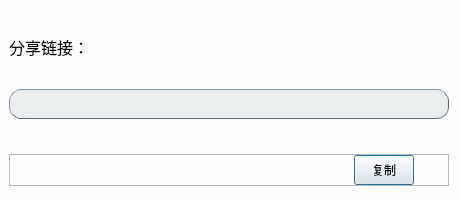
<?xml version="1.0" encoding="UTF-8"?>
<ui version="4.0">
 <class>Dialog</class>
 <widget class="QDialog" name="Dialog">
  <property name="geometry">
   <rect>
    <x>0</x>
    <y>0</y>
    <width>460</width>
    <height>200</height>
   </rect>
  </property>
  <property name="minimumSize">
   <size>
    <width>460</width>
    <height>200</height>
   </size>
  </property>
  <property name="maximumSize">
   <size>
    <width>460</width>
    <height>200</height>
   </size>
  </property>
  <property name="windowTitle">
   <string>分享链接</string>
  </property>
  <property name="styleSheet">
   <string notr="true">#Dialog
{
	background:#FDFEFE;
}</string>
  </property>
  <layout class="QVBoxLayout" name="verticalLayout" stretch="5,5,2,1,1">
   <property name="spacing">
    <number>6</number>
   </property>
   <property name="leftMargin">
    <number>9</number>
   </property>
   <property name="bottomMargin">
    <number>0</number>
   </property>
   <item>
    <widget class="QLabel" name="label">
     <property name="font">
      <font>
       <pointsize>12</pointsize>
      </font>
     </property>
     <property name="text">
      <string>分享链接：</string>
     </property>
    </widget>
   </item>
   <item>
    <widget class="QLineEdit" name="lineEdit">
     <property name="minimumSize">
      <size>
       <width>440</width>
       <height>30</height>
      </size>
     </property>
     <property name="maximumSize">
      <size>
       <width>440</width>
       <height>30</height>
      </size>
     </property>
     <property name="layoutDirection">
      <enum>Qt::RightToLeft</enum>
     </property>
     <property name="styleSheet">
      <string notr="true">#lineEdit
{
	background:#EAEDED;
	border:1px groove #566573;
	border-style: outset;
	border-radius:12px;
	font-size:23px;
}
</string>
     </property>
    </widget>
   </item>
   <item>
    <spacer name="verticalSpacer_2">
     <property name="orientation">
      <enum>Qt::Vertical</enum>
     </property>
     <property name="sizeHint" stdset="0">
      <size>
       <width>20</width>
       <height>40</height>
      </size>
     </property>
    </spacer>
   </item>
   <item>
    <widget class="QFrame" name="frame_3">
     <property name="frameShape">
      <enum>QFrame::StyledPanel</enum>
     </property>
     <property name="frameShadow">
      <enum>QFrame::Raised</enum>
     </property>
     <layout class="QHBoxLayout" name="horizontalLayout_3" stretch="10,0,1">
      <property name="spacing">
       <number>0</number>
      </property>
      <property name="leftMargin">
       <number>0</number>
      </property>
      <property name="topMargin">
       <number>0</number>
      </property>
      <property name="rightMargin">
       <number>0</number>
      </property>
      <property name="bottomMargin">
       <number>0</number>
      </property>
      <item>
       <spacer name="horizontalSpacer_3">
        <property name="orientation">
         <enum>Qt::Horizontal</enum>
        </property>
        <property name="sizeHint" stdset="0">
         <size>
          <width>33</width>
          <height>20</height>
         </size>
        </property>
       </spacer>
      </item>
      <item>
       <widget class="QPushButton" name="pushButton">
        <property name="minimumSize">
         <size>
          <width>60</width>
          <height>30</height>
         </size>
        </property>
        <property name="maximumSize">
         <size>
          <width>60</width>
          <height>30</height>
         </size>
        </property>
        <property name="text">
         <string>复制</string>
        </property>
       </widget>
      </item>
      <item>
       <spacer name="horizontalSpacer_4">
        <property name="orientation">
         <enum>Qt::Horizontal</enum>
        </property>
        <property name="sizeHint" stdset="0">
         <size>
          <width>359</width>
          <height>20</height>
         </size>
        </property>
       </spacer>
      </item>
     </layout>
    </widget>
   </item>
   <item>
    <spacer name="verticalSpacer">
     <property name="orientation">
      <enum>Qt::Vertical</enum>
     </property>
     <property name="sizeHint" stdset="0">
      <size>
       <width>20</width>
       <height>10</height>
      </size>
     </property>
    </spacer>
   </item>
  </layout>
 </widget>
 <resources/>
 <connections/>
</ui>
